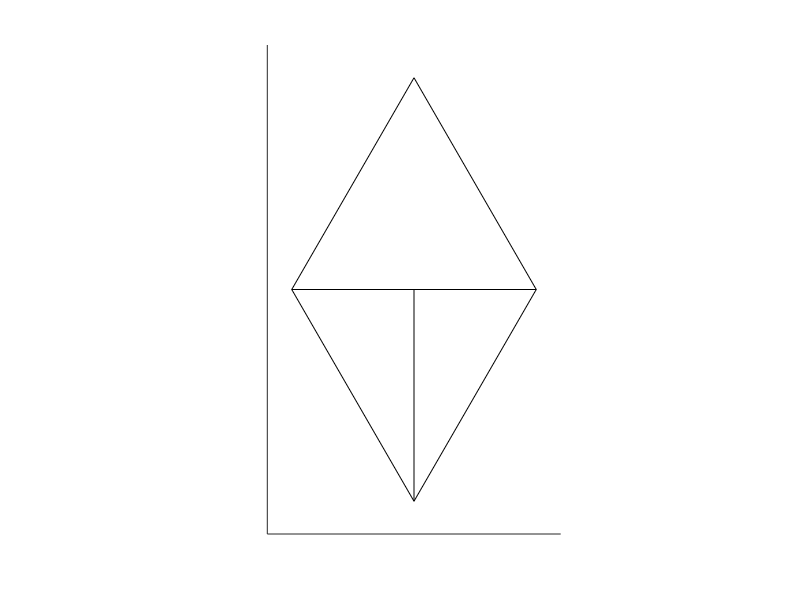

Write the MATLAB code that produced this figure.
clear;
clc;

hold on
X=[-1,0,1];
Y=[0,sqrt(3),0];

x=X(1:2);
y=Y(1:2);
plot(x,y,'k');

x=X(2:3);
y=Y(2:3);
plot(x,y,'k');

x=X(1:2:3);
y=Y(1:2:3);
plot(x,y,'k');

X=[-1,0,1];
Y=[0,-sqrt(3),0];

x=X(1:2);
y=Y(1:2);
plot(x,y,'k');

x=X(2:3);
y=Y(2:3);
plot(x,y,'k');

x=X(1:2:3);
y=Y(1:2:3);
plot(x,y,'k');

x=[0,0];
y=[0,-sqrt(3)];
plot(x,y,'k');

hold off
axis equal
set(gca,'xlim',[-1.2 1.2]);
set(gca,'ylim',[-2 2]);
set(gca,'Box','off');
set(gca,'xtick',[]);
set(gca,'ytick',[]);